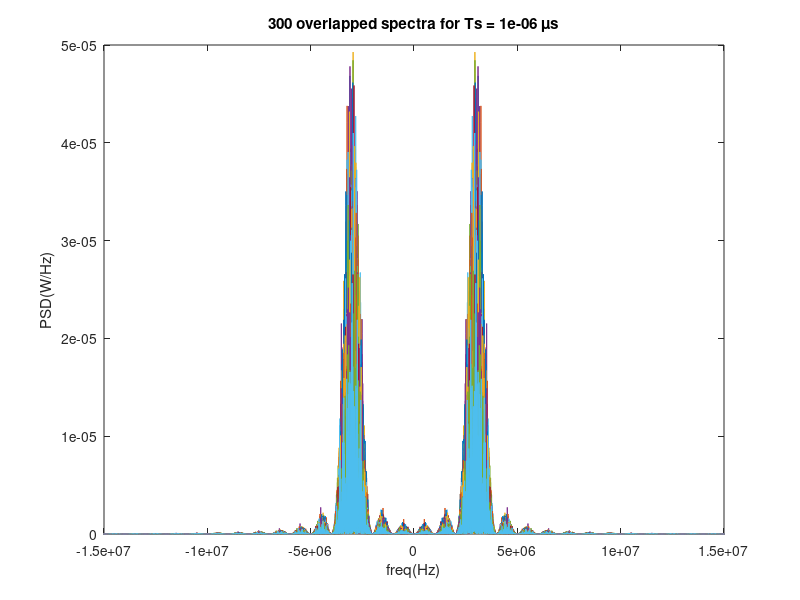
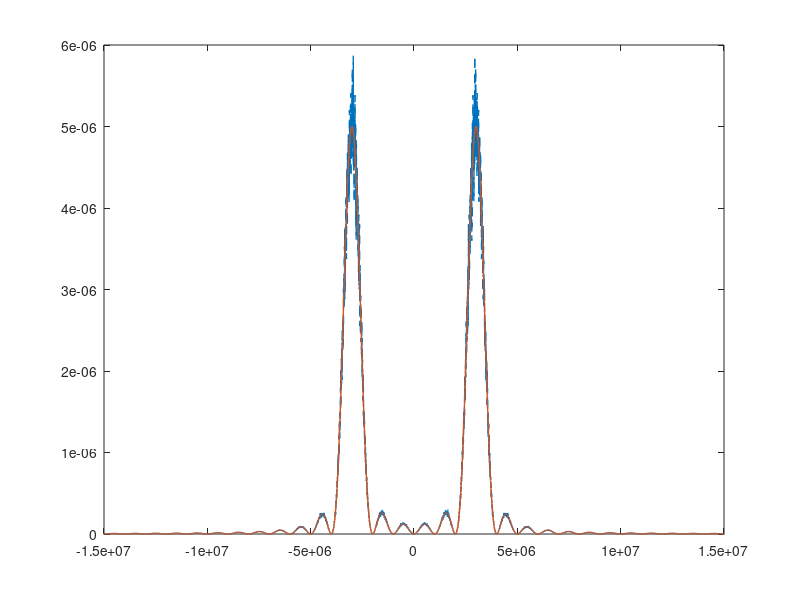

Recreate these plots in MATLAB, in order. (Note: this script raises an error after producing the figures.)
%para
clear
fc = 3*10^(6);
Ts = 10^(-6);
a = 10^(-3);
sample_frequency = 10^(8);
sample_time = 1/sample_frequency;
No_symbols = 200;
total_time = No_symbols*Ts;
t = [0:sample_time:total_time-sample_time];
phi1 = sqrt(2/Ts)*cos(2*pi*fc*t);
phi2 = sqrt(2/Ts)*sin(2*pi*fc*t); 

trial = 0;
all_s_wave = [];
for trial = 1:300
    select_1_3 = [1 3 -1 -3];
    m = reshape(randsample(select_1_3, No_symbols*2, true), No_symbols, 2);
    s_wave = [];
    tep_point = 1;
    Ts_point = round(Ts/sample_time); 
    for i = 1: No_symbols
        si = a*m(i,1)*phi1 + a*m(i,2)*phi2;
        wave_part = si(tep_point:tep_point+Ts_point-1);
        s_wave = cat(2, s_wave, wave_part);
        tep_point = tep_point+Ts_point;
    end
    all_s_wave = [all_s_wave; s_wave];
end
all_s_wave = all_s_wave'; %columns: different trials

%para set
Es =  10*a*a; %average energy
t_one = -Ts/2:sample_time:Ts/2-sample_time;
N = length(t_one);
N_zero = 50*N;
df = sample_frequency/(N+N_zero);
f_one = -sample_frequency/2:df:sample_frequency/2-df;
%make time basis func
phi1_one = sqrt(2/Ts)*cos(2*pi*fc*t_one);
phi2_one = sqrt(2/Ts)*sin(2*pi*fc*t_one);
%make frequency basis func
PHI1_one = fftshift(fft([phi1_one zeros(1,N_zero)]))/sample_frequency;
PHI2_one = fftshift(fft([phi2_one zeros(1,N_zero)]))/sample_frequency;

%theory psd
theory_psd = Es/(2*Ts) * (PHI1_one.*conj(PHI1_one) + PHI2_one.*conj(PHI2_one));



%experiment psd
N = 5*length(t);
df = sample_frequency/N;
f = -sample_frequency/2:df:sample_frequency/2-df;
all_S_WAVE = fftshift(fft(all_s_wave, N))/(sample_frequency);
experiment_psd = 1/(No_symbols*Ts) * all_S_WAVE .* conj(all_S_WAVE);
average_psd = sum(experiment_psd,2)/trial;

figure
plot(f,experiment_psd)
xlim([-1.5*10^(7) 1.5*10^(7)])
title(sprintf('%d overlapped spectra for Ts = %d μs', trial, Ts)); 
xlabel('freq(Hz)'); 
ylabel('PSD(W/Hz)'); 

figure
plot(f, average_psd, '--', 'LineWidth', 1)
hold on;
plot(f_one,theory_psd, 'LineWidth', 1)
xlim([-1.5*10^(7) 1.5*10^(7)])
title('psd for Ts = ', num2str(Ts)); 
xlabel('freq(Hz)'); 
ylabel('PSD(W/Hz)'); 
legend('experiment','theory','Location', 'northeast');



%para
clear
fc = 3*10^(6);
Ts = 4*10^(-6);
a = 10^(-3);
sample_frequency = 10^(8);
sample_time = 1/sample_frequency;
No_symbols = 200;
total_time = No_symbols*Ts;
t = [0:sample_time:total_time-sample_time];
phi1 = sqrt(2/Ts)*cos(2*pi*fc*t);
phi2 = sqrt(2/Ts)*sin(2*pi*fc*t); 

trial = 0;
all_s_wave = [];
for trial = 1:300
    select_1_3 = [1 3 -1 -3];
    m = reshape(randsample(select_1_3, No_symbols*2, true), No_symbols, 2);
    s_wave = [];
    tep_point = 1;
    Ts_point = round(Ts/sample_time); 
    for i = 1: No_symbols
        si = a*m(i,1)*phi1 + a*m(i,2)*phi2;
        wave_part = si(tep_point:tep_point+Ts_point-1);
        s_wave = cat(2, s_wave, wave_part);
        tep_point = tep_point+Ts_point;
    end
    all_s_wave = [all_s_wave; s_wave];
end
all_s_wave = all_s_wave'; %columns: different trials

%para set
Es =  10*a*a; %average energy
t_one = -Ts/2:sample_time:Ts/2-sample_time;
N = length(t_one);
N_zero = 50*N;
df = sample_frequency/(N+N_zero);
f_one = -sample_frequency/2:df:sample_frequency/2-df;
%make time basis func
phi1_one = sqrt(2/Ts)*cos(2*pi*fc*t_one);
phi2_one = sqrt(2/Ts)*sin(2*pi*fc*t_one);
%make frequency basis func
PHI1_one = fftshift(fft([phi1_one zeros(1,N_zero)]))/sample_frequency;
PHI2_one = fftshift(fft([phi2_one zeros(1,N_zero)]))/sample_frequency;

%theory psd
theory_psd = Es/(2*Ts) * (PHI1_one.*conj(PHI1_one) + PHI2_one.*conj(PHI2_one));



%experiment psd
N = 5*length(t);
df = sample_frequency/N;
f = -sample_frequency/2:df:sample_frequency/2-df;
all_S_WAVE = fftshift(fft(all_s_wave, N))/(sample_frequency);
experiment_psd = 1/(No_symbols*Ts) * all_S_WAVE .* conj(all_S_WAVE);
average_psd = sum(experiment_psd,2)/trial;

figure
plot(f, average_psd, '--', 'LineWidth', 1)
hold on;
plot(f_one,theory_psd, 'LineWidth', 1)
xlim([-5*10^(6) 5*10^(6)])
title('psd for Ts = ', num2str(Ts)); 
xlabel('freq(Hz)'); 
ylabel('PSD(W/Hz)'); 
legend('experiment','theory','Location', 'north');




